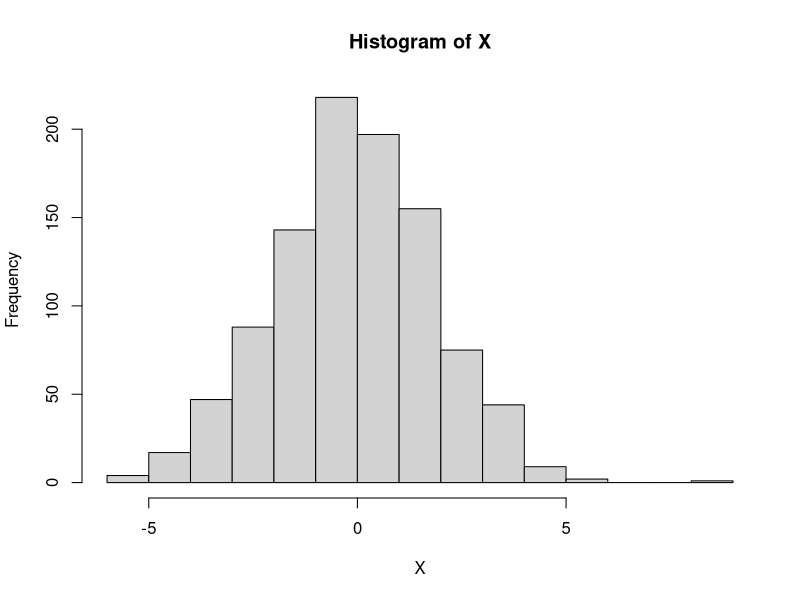
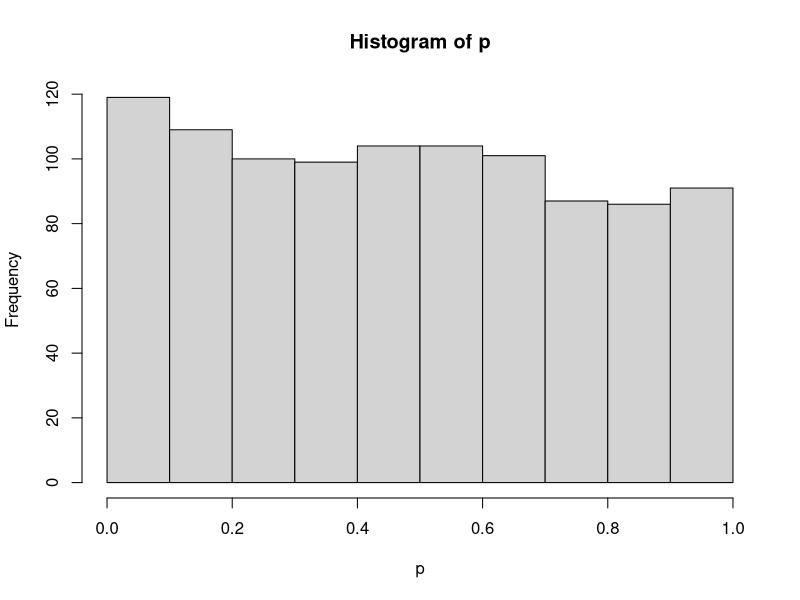
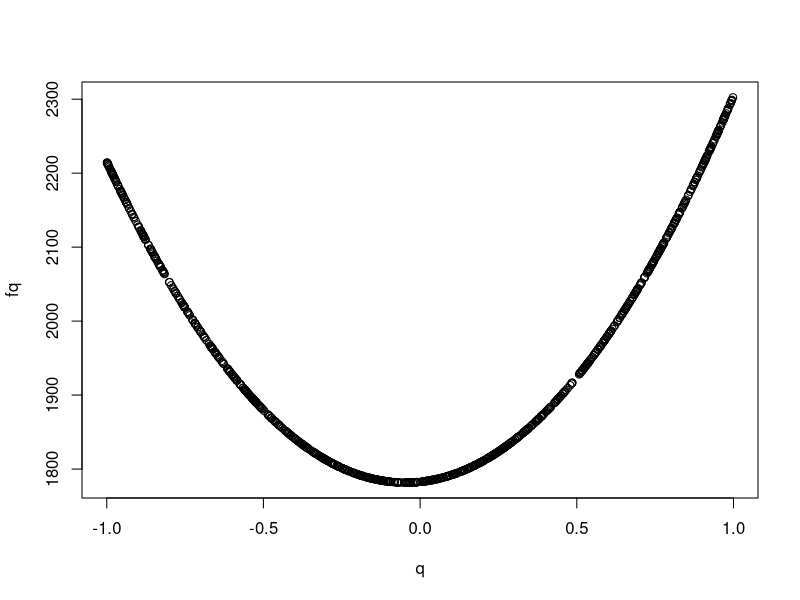

R code for these plots, in order:
#Apliqueu-lo a una seqüència de 1000 nombres independents Gaussians de mitjana zero i desviació tipus 2. 
#Useu una ponderació basada en nombres independents uniformes en (0,1).

X <- rnorm(1000,mean = 0,sd = 2)
hist(X)
p <- runif(1000, min=0, max=1) 
hist(p)

xmin <- sum(X*p)/sum(p)
 
f <- function(x){
  sum(p *(x - X)^2)
}

q <- runif(1000, min = -1,max = 1)
fq <- c()
for (i in q){
  fq <-c(fq,f(i))
} 
plot(q,fq)
